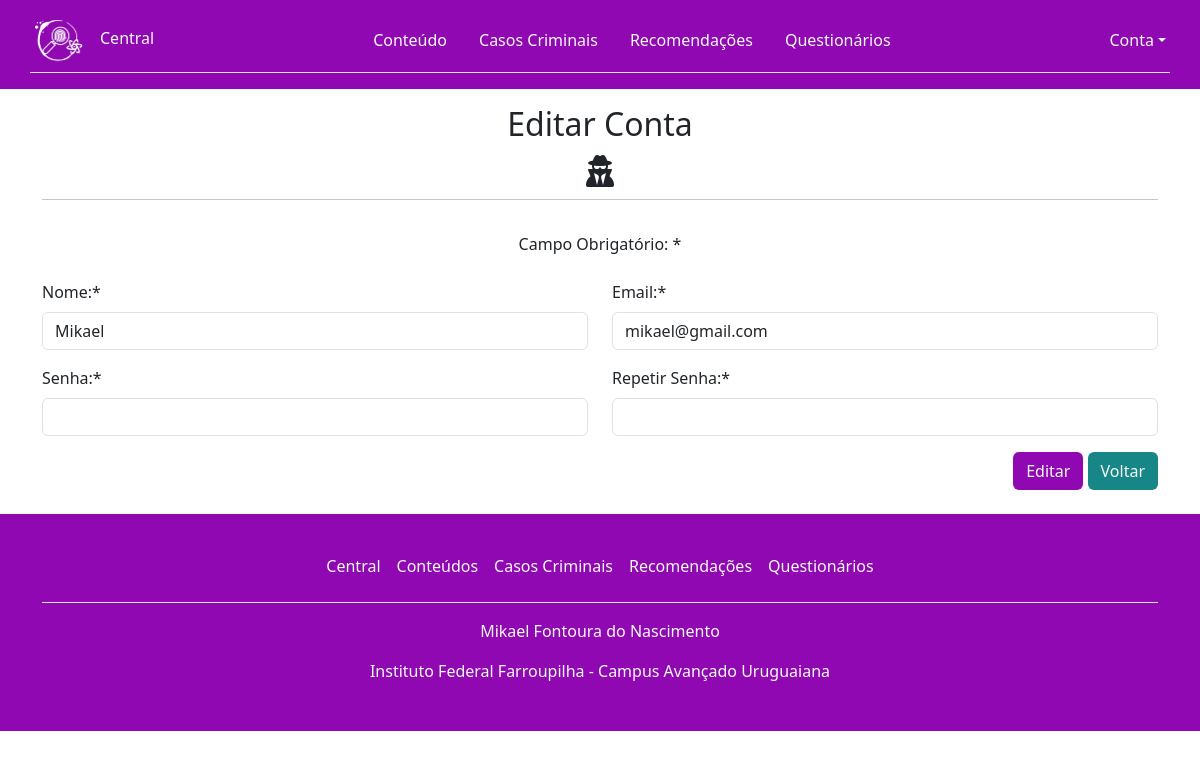
The page /edit_usuario.php?id_usuario=1 (signed in) on the database as committed earlier.
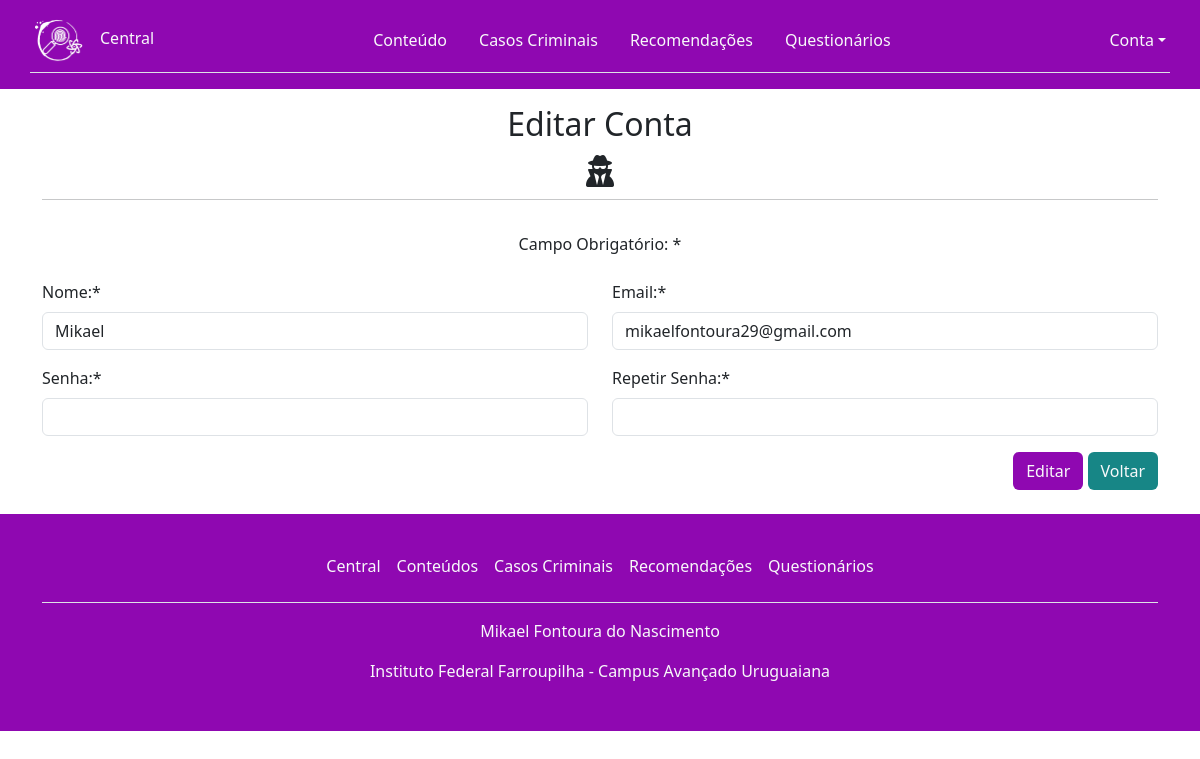
The same page on the database as committed later.
### tables this page shows
CREATE TABLE `usuario` (
  `id_usuario` int(11) NOT NULL,
  `nome` varchar(100) NOT NULL,
  `email` varchar(100) NOT NULL,
  `senha` varchar(255) NOT NULL,
  `tipo` int(11) NOT NULL
);

### edit_usuario.php (the view, shortened to what this page needs)
<?php
include_once("controle.php");
$id_usuario = $_GET['id_usuario'];
$sql = "SELECT * FROM usuario WHERE id_usuario = '$id_usuario'";
$resultado = mysqli_query($conexao, $sql);
$dados = mysqli_fetch_assoc($resultado);
?>
<!DOCTYPE html>
<html lang="pt-BR">
<head>
    <link rel="stylesheet" href="https://cdnjs.cloudflare.com/ajax/libs/font-awesome/6.4.0/css/all.min.css" />
    <link rel="stylesheet" href="./assets/css/bootstrap.css">
    <link rel="stylesheet" href="./assets/css/pacote.css">
</head>
<body>
    <?php include_once('cabecalho.php'); ?>
    <main class="container pb-3">
        <div class="row">
            <div class="col">
                <div class="text-center py-3">
                    <h2 class="h2">Editar Conta</h2>
                    <div class="m-3"><i class="fa-solid fa-user-secret fa-2xl"></i></div>
                    <hr>
                </div>
            </div>
        </div>
        <div class="row">
            <div class="col">
                <form method="POST" action="processa_usuario.php" class="form-cad-user">
                    <div class="text-center">
                        <p>Campo Obrigatório: *</p>
                    </div>
                    <div class="row">
                        <div class="col-xl-6 py-2">
                            <label class="form-label">Nome:*</label>
                            <input class="form-control" type="text" name="nome" class="input" value="<?php echo $dados['nome']; ?>" required>
                        </div>
                        <div class="col-xl-6 py-2">
                            <label class="form-label">Email:*</label>
                            <input class="form-control" type="email" name="email" class="input" value="<?php echo $dados['email']; ?>" required>
                        </div>
                    </div>
                    <div class="row">
                        <div class="col-xl-6 py-2">
                            <label class="form-label">Senha:*</label>
                            <input class="form-control" type="password" name="senha" class="input" required>
                        </div>
                        <div class="col-xl-6 py-2">
                            <label class="form-label">Repetir Senha:*</label>
                            <input class="form-control" type="password" name="repetirSenha" class="input" required>
                        </div>
                    </div>
                    <div class="row">
                        <div class="col-xl-8">
                        </div>
                        <div class="col-xl-4">
                            <div class="text-end py-2">
                                <button class="btn link-body-emphasis text-light" type="submit" class="input" name="editar" style="background-color: var(--color-purple)">Editar</button>
                                <?php if ($_SESSION['tipo'] == 1 && $id_usuario != $_SESSION['id_usuario']) { ?>
                                    <a class="btn link-body-emphasis text-light" href="list_users.php" style="background-color: var(--color-blue);">Voltar</a>
                                <?php } else { ?>
                                    <a class="btn link-body-emphasis text-light" href="central.php" style="background-color: var(--color-blue);">Voltar</a>
                                <?php } ?>
                            </div>
                        </div>
                    </div>
                </form>
            </div>
        </div>
    </main>
    <?php include_once('rodape.php') ?>
</body>
</html>

Rows that differ between the two databases and show on the page:
changed usuario "Mikael": email "mikael@gmail.com" → "mikaelfontoura29@gmail.com"
